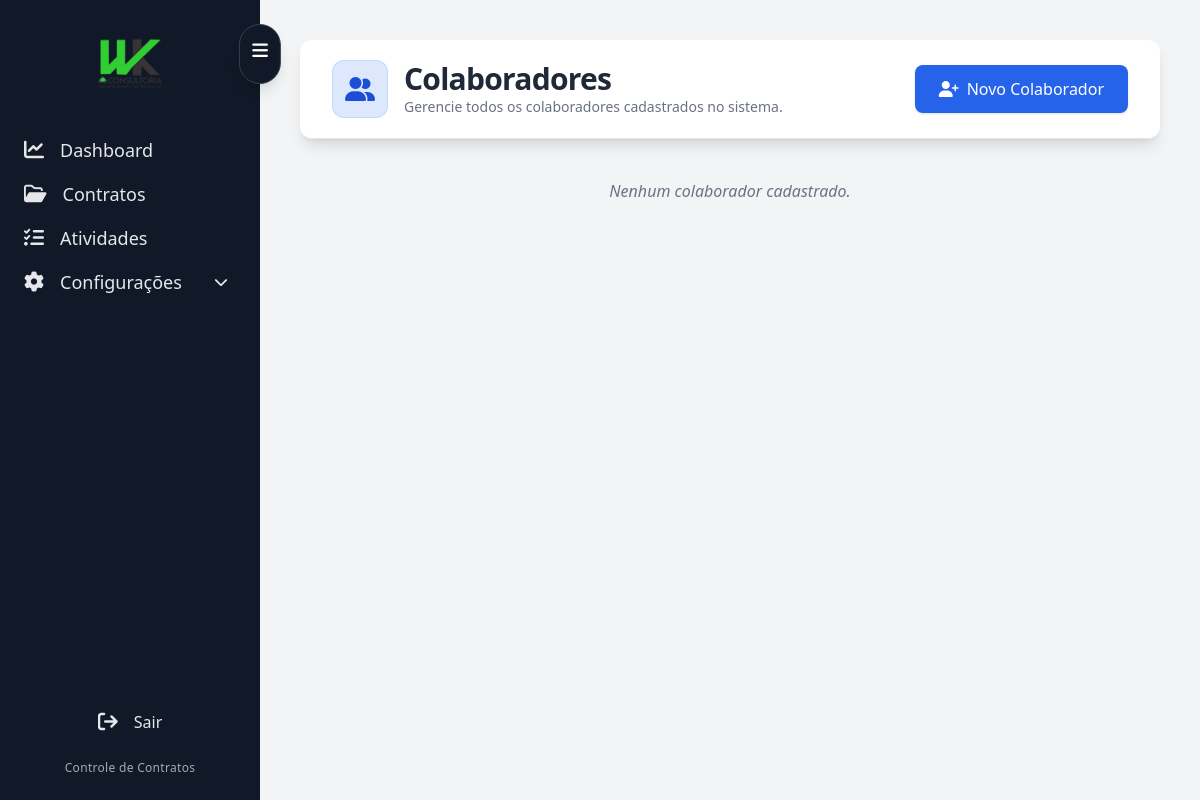
The page /colaboradores (signed in) on the database as committed earlier.
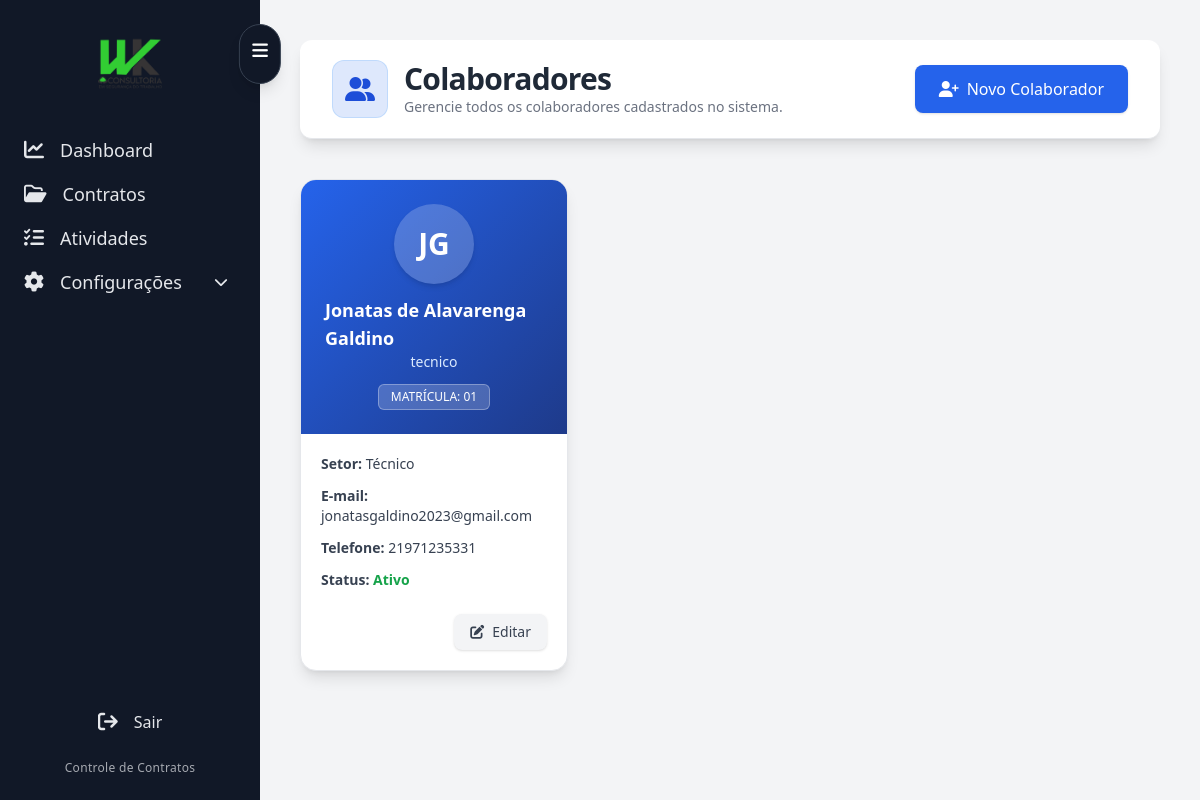
The same page on the database as committed later.
### app.py (models this page shows)
class Collaborator(db.Model):
    id = db.Column(db.Integer, primary_key=True)
    matricula = db.Column(db.String(20), unique=True)
    nome = db.Column(db.String(150))
    email = db.Column(db.String(120), unique=True)
    telefone = db.Column(db.String(20))
    setor = db.Column(db.String(120))
    funcao = db.Column(db.String(120))
    foto = db.Column(db.String(255))
    ativo = db.Column(db.Boolean, default=True)
    password = db.Column(db.String(255))
    created_at = db.Column(db.DateTime, default=datetime.utcnow)

### app.py (the view)
@app.route("/colaboradores")
@login_required
def colaboradores():
    if current_user.role != "admin":
        return redirect("/")
    colaboradores = Collaborator.query.order_by(Collaborator.nome).all()
    return render_template("colaboradores.html", colaboradores=colaboradores)

### app.py (called while the page is built, shortened)
@login_manager.user_loader
def load_user(user_id):
    return User.query.get(int(user_id))

@app.before_request
def criar_admin_automatico():
    admin = User.query.filter_by(email="admin@admin.com").first()

### templates/colaboradores.html (shortened to what this page needs)
{% extends "base.html" %}
{% block content %}
<div class="w-full mb-10">
  <div class="w-full bg-white shadow-lg border-b border-gray-200
              rounded-xl px-8 py-5 flex items-center justify-between">
    <div class="flex items-center gap-4">
      <span class="p-3 bg-blue-600/15 text-blue-700 rounded-xl border border-blue-300/40">
        <i class="fa-solid fa-user-group text-2xl"></i>
      </span>
      <div>
        <h1 class="text-3xl font-extrabold text-gray-800 tracking-tight">
          Colaboradores
        </h1>
        <p class="text-sm text-gray-500">
          Gerencie todos os colaboradores cadastrados no sistema.
        </p>
      </div>
    </div>
    <button onclick="abrirModalColab()"
      class="px-6 py-3 bg-blue-600 hover:bg-blue-700 text-white rounded-lg shadow flex items-center gap-2 transition">
      <i class="fa-solid fa-user-plus"></i>
      Novo Colaborador
    </button>
  </div>
</div>
{% if colaboradores %}
<div class="grid grid-cols-1 sm:grid-cols-2 lg:grid-cols-3 xl:grid-cols-4 gap-7">
  {% for c in colaboradores %}
  <div class="bg-white shadow-lg rounded-2xl border border-gray-200 overflow-hidden hover:shadow-xl transition">
    <div class="p-6 text-white"
         style="background: linear-gradient(135deg, #2563eb, #1e3a8a);">
      <div class="flex flex-col items-center">
        <div class="w-20 h-20 bg-white/20 rounded-full flex items-center justify-center text-3xl font-bold shadow-md">
          {{ c.nome.split()[0][0] }}{{ c.nome.split()[-1][0] }}
        </div>
        <h3 class="text-lg font-semibold mt-3">{{ c.nome }}</h3>
        <p class="text-sm text-blue-100">{{ c.funcao }}</p>
        <span class="mt-3 px-3 py-1 text-xs bg-white/20 border border-white/30 rounded-md">
          MATRÍCULA: {{ c.matricula }}
        </span>
      </div>
    </div>
    <div class="p-5 text-gray-700 text-sm space-y-3">
      <p><strong>Setor:</strong> {{ c.setor }}</p>
      <p><strong>E-mail:</strong> {{ c.email or "-" }}</p>
      <p><strong>Telefone:</strong> {{ c.telefone or "-" }}</p>
      <p>
        <strong>Status:</strong>
        {% if c.ativo %}
          <span class="text-green-600 font-bold">Ativo</span>
        {% else %}
          <span class="text-red-600 font-bold">Inativo</span>
        {% endif %}
      </p>
      <div class="flex justify-end pt-3">
        <button onclick="abrirModalEditar('{{ c.id }}')"
                class="px-4 py-2 bg-gray-100 hover:bg-gray-200 rounded-lg text-sm text-gray-700 shadow flex items-center gap-2">
          <i class="fa-solid fa-pen-to-square"></i> Editar
        </button>
      </div>
    </div>
  </div>
  {% endfor %}
</div>
{% else %}
<p class="text-gray-500 italic text-center mt-10">Nenhum colaborador cadastrado.</p>
{% endif %}
{% endblock %}

### templates/base.html (shortened to what this page needs)
<!doctype html>
<html lang="pt-BR" class="h-full">
<head>
  <script src="https://cdn.tailwindcss.com"></script>
  <link rel="stylesheet"
        href="https://cdnjs.cloudflare.com/ajax/libs/font-awesome/6.5.0/css/all.min.css"/>
</head>
<body class="bg-gray-100">
<div class="flex h-full">
  <aside id="sidebar"
         class="min-h-screen p-6 flex flex-col relative">
    <div class="flex flex-col items-center mb-8 mt-2">
      <button onclick="toggleSidebar()"
        class="absolute top-6 right-0 translate-x-1/2
               bg-gray-900 border border-gray-700
               text-white rounded-full p-3 shadow-lg
               hover:bg-gray-800 transition">
        <i class="fa-solid fa-bars text-lg"></i>
      </button>
      <img id="logoFull"
           src="{{ url_for('static', filename='logo.png') }}"
           class="w-16 h-16 object-contain mb-2">
    </div>
    <nav class="flex flex-col space-y-4 text-lg">
      {% if current_user.is_authenticated %}
      {% if current_user.role == 'admin' %}
      <div class="relative group menu-item">
        <a href="/" class="hover:text-white flex items-center gap-4">
          <i class="fa-solid fa-chart-line text-xl"></i>
          <span class="sidebar-text">Dashboard</span>
        </a>
      </div>
      <div class="relative group menu-item">
        <a href="/contracts" class="hover:text-white flex items-center gap-4">
          <i class="fa-regular fa-folder-open text-xl"></i>
          <span class="sidebar-text">Contratos</span>
        </a>
      </div>
      <div class="relative group menu-item">
        <a href="/atividades" class="hover:text-white flex items-center gap-4">
          <i class="fa-solid fa-list-check text-xl"></i>
          <span class="sidebar-text">Atividades</span>
        </a>
      </div>
      <div class="menu-item">
        <button onclick="toggleConfig()"
          class="w-full text-left hover:text-white flex items-center justify-between pr-2">
          <span class="flex items-center gap-4">
            <i class="fa-solid fa-gear text-xl"></i>
            <span class="sidebar-text">Configurações</span>
          </span>
          <i id="iconConfig" class="fa-solid fa-chevron-down text-sm transition-all"></i>
        </button>
      </div>
      {% endif %}
      {% endif %}
    </nav>
    <div class="mt-auto text-center">
      <div class="relative group menu-item mb-6">
        <a href="/logout" class="hover:text-red-400 flex items-center gap-4 justify-center">
          <i class="fa-solid fa-arrow-right-from-bracket text-xl"></i>
          <span class="sidebar-text">Sair</span>
        </a>
      </div>
      <span class="sidebar-text text-xs tracking-wide opacity-70 block">
        Controle de Contratos
      </span>
    </div>
  </aside>
  <main class="flex-1 p-10">
    {% block content %}{% endblock %}
  </main>
</div>
</body>
</html>

### templates/base.html (style rules this page uses)
#sidebar { width: 260px !important; flex: 0 0 260px !important; background: #111827; color: #e5e7eb; transition: width .25s ease-in-out; overflow: visible !important; position: relative; z-index: 50; }
#sidebar * { max-width: 100% !important; white-space: nowrap; overflow: hidden; text-overflow: ellipsis; }
.menu-item, .group { overflow: visible !important; }
main { overflow-y: auto; height: 100vh; }

Rows that differ between the two databases and show on the page:
added Collaborator: nome "J", nome "G", nome "Jonatas de Alavarenga Galdino", funcao "tecnico", matricula "01", setor "Técnico", email "jonatasgaldino2023@gmail.com", telefone "21971235331", ativo "Ativo"
Other text that changed with them:
text no longer shown: "Nenhum colaborador cadastrado."
